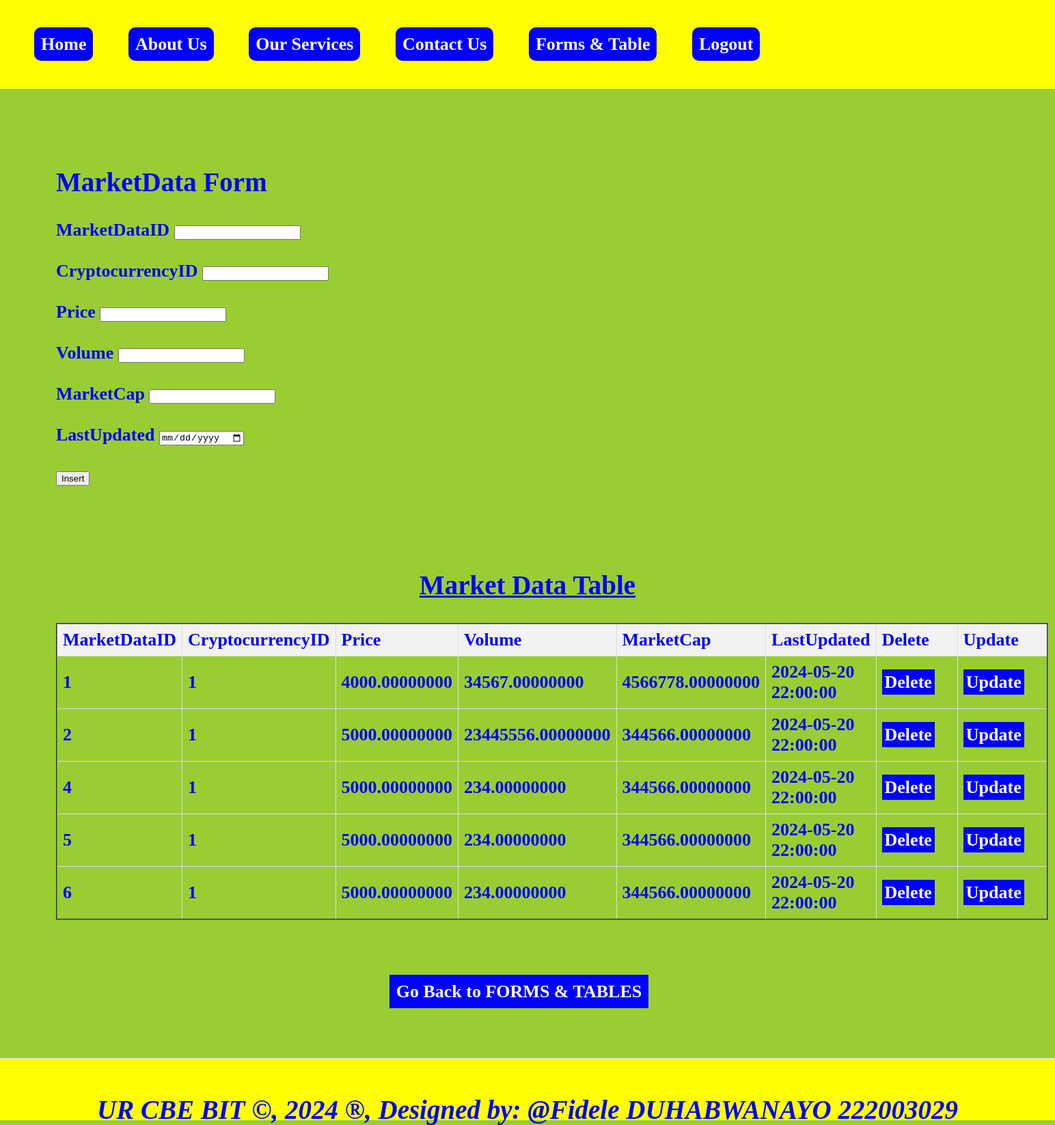
Screenshot of /marketdata.php with the database file from the repository.
### tables this page shows
CREATE TABLE `marketdata` (
  `MarketDataID` int(11) NOT NULL,
  `CryptocurrencyID` int(11) DEFAULT NULL,
  `Price` decimal(20,8) NOT NULL,
  `Volume` decimal(20,8) NOT NULL,
  `MarketCap` decimal(20,8) NOT NULL,
  `LastUpdated` timestamp NOT NULL DEFAULT CURRENT_TIMESTAMP ON UPDATE CURRENT_TIMESTAMP
);

### marketdata.php (the view, shortened to what this page needs)
<!DOCTYPE html>
<html lang="en">
<head>
    <link rel="stylesheet" type="text/css" href="./styles.css" title="style1" media="screen,tv,print,handheld"/>
</head>
<body>
    <header>
        <nav>
            <ul>
                <li><a href="home.html">Home</a></li>
                <li><a href="about.html">About Us</a></li>
                <li><a href="services.html">Our Services</a></li>
                <li><a href="contact.html">Contact Us</a></li>
                <li class="dropdown">
                    <a href="forms and tables.html">Forms & Table</a>
                </li>
                <li class="dropdown">
                        <a href="logout.php">Logout</a>
                </li>
            </ul>
        </nav>
    </header>
<section>
  <h1>MarketData Form</h1>
  <form method="post" action="marketdata.php">
    <label for="MarketDataID">MarketDataID</label>
    <input type="number" id="MarketDataID" name="MarketDataID"><br><br>
    <label for="CryptocurrencyID">CryptocurrencyID</label>
    <input type="text" id="CryptocurrencyID" name="CryptocurrencyID" required><br><br>
    <label for="Price">Price</label>
    <input type="text" id="Price" name="Price" required><br><br>
    <label for="Volume">Volume</label>
    <input type="number" id="Volume" name="Volume" required><br><br>
    <label for="MarketCap">MarketCap</label>
    <input type="text" id="MarketCap" name="MarketCap" required><br><br>
    <label for="LastUpdated">LastUpdated</label>
    <input type="Date" id="LastUpdated" name="LastUpdated"><br><br>
    <input type="submit" name="add" value="Insert"><br><br><br><br>
  </form>
<?php
$host = "localhost";
$user = "root";
$pass = "";
$database = "cryptocurrency_exchange_platform";
$connection = new mysqli($host, $user, $pass, $database);
$sql = "SELECT * FROM marketdata";
$result = $connection->query($sql);
?>
<!DOCTYPE html>
<html>
<head>
</head>
<body><center>
    <center><h1><u>Market Data Table</u></h1></center>
    <table border="2">
        <tr>
            <th>MarketDataID</th>
            <th>CryptocurrencyID</th>
            <th>Price</th>
            <th>Volume</th>
            <th>MarketCap</th>
            <th>LastUpdated</th>
            <th>Delete</th>
            <th>Update</th>
        </tr>
        <?php
        if ($result === false) {
            echo "Error: " . $connection->error;
        } else {
            if ($result->num_rows > 0) {
                while ($row = $result->fetch_assoc()) {
                    $MarketDataID = $row['MarketDataID'];
                    echo "<tr>
                        <td>" . $row['MarketDataID'] . "</td>
                        <td>" . $row['CryptocurrencyID'] . "</td>
                        <td>" . $row['Price'] . "</td>
                        <td>" . $row['Volume'] . "</td>
                        <td>" . $row['MarketCap'] . "</td>
                        <td>" . $row['LastUpdated'] . "</td>
                        <td><a style='padding:4px' href='Delete_marketdata.php?MarketDataID=$MarketDataID'>Delete</a></td>
                        <td><a style='padding:4px' href='Update_marketdata.php?MarketDataID=$MarketDataID'>Update</a></td>
                    </tr>";
                }
            } else {
                echo "<tr><td colspan='6'>No data found</td></tr>";
            }
        }
        ?>
    </table><br><br><br>
    <a href="./forms and tables.html">Go Back to FORMS & TABLES</a><br></center>
</body>
</section>
<footer>
  <center>
    <b><h2><marquee><i>UR CBE BIT &copy, 2024 &reg, Designed by: @Fidele DUHABWANAYO 222003029</i></marquee></h2></b>
  </center>
</footer>
</body>
</html>

### styles.css (style rules this page uses)
body { font-family: century; margin: 0; padding: 0; background-color: skyblue; font-weight: bold; font-size: 22px; color: blue; }
header { background-color: bllue; padding: 20px; }
nav { display: flex; justify-content: space-between; }
nav ul { list-style: none; margin: 0; padding: 0; }
nav li { display: inline-block; margin-right: 20px; }
nav a { background-color: blue; text-decoration: none; color: white; padding: 10px; border-radius: 10px; }
.dropdown { position: right; display: inline-block; direction: rtl; }
section { padding: 20px; border-bottom: 1px solid #ddd; }
footer { height: 50px; text-align: center; padding: 15px; background-color: rgb(0,0,0); }

### marketdata.php (style rules this page uses)
a { padding: 10px; color: white; background-color: blue; text-decoration: none; margin-right: 25px; }
a:link { color: white; }
section { padding:10px; }
header { background-color:yellow; padding: 50px; }
section { padding:82px; border-bottom: 1px solid #ddd; }
footer { text-align: center; padding: 20px; background-color:yellow; }
body { background-color: yellowgreen; color: blue; font-family: Times New Roman; font-size: 26px; }
table { width: 80%; border-collapse: collapse; }
th, td { border: 1px solid #ddd; padding: 8px; text-align: left; }
th { background-color: #f2f2f2; }

### rows the page displays
marketdata: MarketDataID "1", CryptocurrencyID "1", Price "4000.00000000", Volume "34567.00000000", MarketCap "4566778.00000000", LastUpdated "2024-05-20 22:00:00"
marketdata: MarketDataID "2", CryptocurrencyID "1", Price "5000.00000000", Volume "23445556.00000000", MarketCap "344566.00000000", LastUpdated "2024-05-20 22:00:00"
marketdata: MarketDataID "4", CryptocurrencyID "1", Price "5000.00000000", Volume "234.00000000", MarketCap "344566.00000000", LastUpdated "2024-05-20 22:00:00"
marketdata: MarketDataID "5", CryptocurrencyID "1", Price "5000.00000000", Volume "234.00000000", MarketCap "344566.00000000", LastUpdated "2024-05-20 22:00:00"
marketdata: MarketDataID "6", CryptocurrencyID "1", Price "5000.00000000", Volume "234.00000000", MarketCap "344566.00000000", LastUpdated "2024-05-20 22:00:00"
